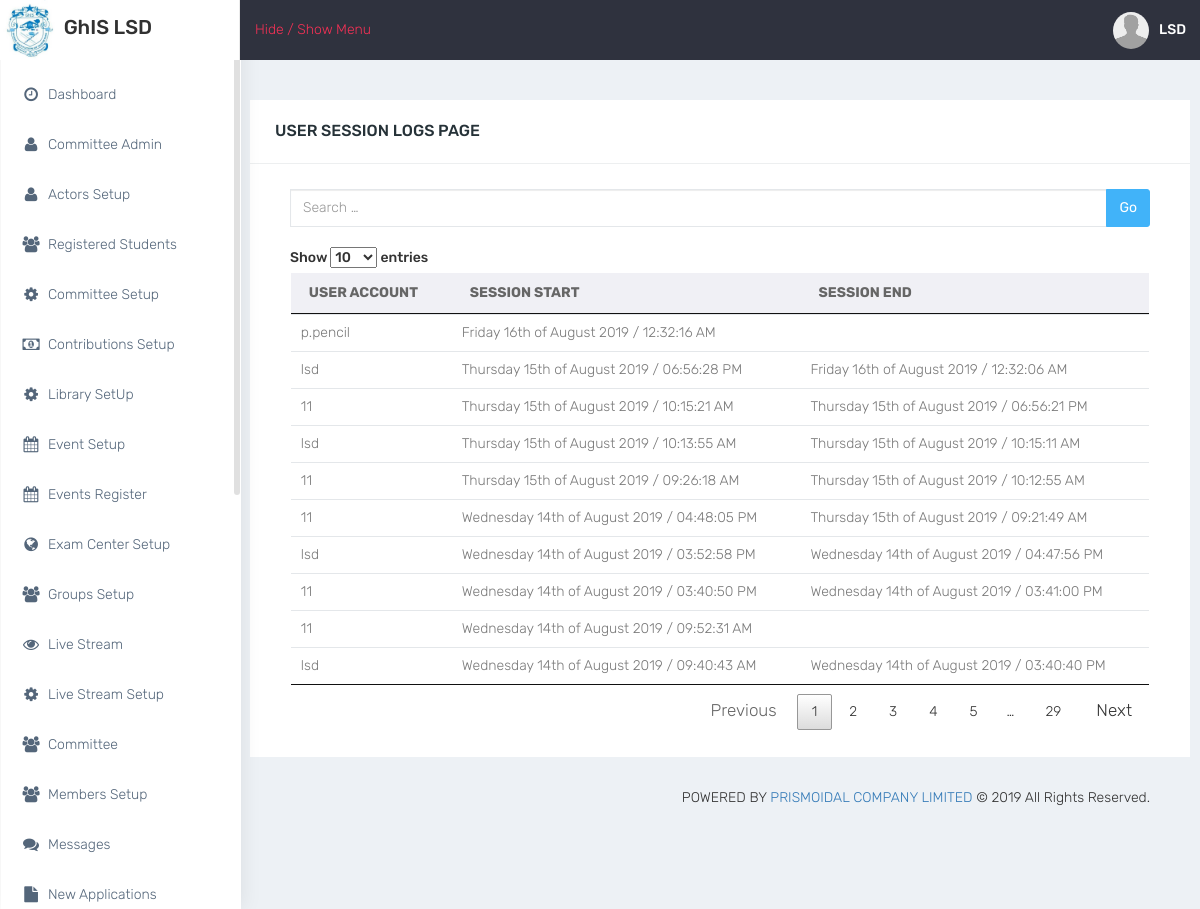
Screenshot of /pages/admin_session_logs.php (signed in) with the database file from the repository.
### tables this page shows
CREATE TABLE `users_session_log` (
  `users_session_log_id` int(11) NOT NULL,
  `user_id` int(11) NOT NULL,
  `session_start` varchar(100) NOT NULL,
  `session_end` varchar(100) NOT NULL,
  `division` int(11) NOT NULL
);

CREATE TABLE `users` (
  `user_id` int(11) NOT NULL,
  `account_type` varchar(100) NOT NULL,
  `account_type_id` int(11) NOT NULL,
  `account_stage` varchar(10) NOT NULL,
  `member_id` varchar(100) NOT NULL,
  `user_password` varchar(100) NOT NULL,
  `reset_password` varchar(10) NOT NULL,
  `group_id` varchar(10) NOT NULL,
  `school_id` int(11) NOT NULL,
  `status` varchar(10) NOT NULL,
  `division` varchar(50) NOT NULL,
  `user_login_status` varchar(20) NOT NULL,
  `record_hide` varchar(10) NOT NULL,
  `date_done` timestamp NOT NULL DEFAULT current_timestamp()
);

### pages/Classes/db/db.php (called while the page is built)
<?php
	class DbConnect{
		private $host = "localhost";
		private $dbname = "ghislsd_db";
		private $user = "root";
		private $password = "";
		public function connect(){
			try {
					$conn = new PDO("mysql:host=".$this->host."; dbname=".$this->dbname,$this->user,$this->password);
					$conn->setAttribute(PDO::ATTR_ERRMODE,PDO::ERRMODE_EXCEPTION);
					return $conn;
			} catch (PDOException $e) {
				echo "Database Error:".$e->getMessage();
			}
		}
	}
 ?>

### pages/Classes/SessionLogs.php (called while the page is built, shortened)
<?php
	class SessionLogs{
		private $table = "users_session_log";
		public function __construct(){
			require_once("db/db.php");
			$db = new DbConnect();
			$this->dbConn = $db->connect();
		}
			function get_session(){
				$sql = "SELECT user_id,session_start,session_end FROM $this->table WHERE division=:division ORDER BY users_session_log_id DESC";
				$stmt = $this->dbConn->prepare($sql);
				$stmt->bindParam(":division",$_SESSION['division']);
				if ($stmt->execute()) {
					$results = $stmt->fetchAll(PDO::FETCH_ASSOC);
					return $results;
				}
				else{
					die();
					}
			}
	}
 ?>

### pages/Classes/Users.php (called while the page is built, shortened)
<?php
	class Users{
		private $dbConn;
		private $table= "users";
		public function __construct(){
			require_once("db/db.php");
			$db = new DbConnect();
			$this->dbConn = $db->connect();
		}
			function get_userName($userId){
				$sql="SELECT member_id FROM $this->table WHERE user_id=:userId";
				$stmt = $this->dbConn->prepare($sql);
				$stmt->bindParam(":userId",$userId);
				if ($stmt->execute()) {
					$results = $stmt->fetch(PDO::FETCH_ASSOC);
					return $results["member_id"];
				}
				else{
					return false;
					}
			}
}
 ?>

### pages/admin_session_logs.php (the view, shortened to what this page needs)
<?php
      include("header.php");
      require_once("Classes/SessionLogs.php");
?>
<br>
<div class="row">
    <div class="panel panel-default">
        <div class="panel-heading">
             <div class="panel-title pull-left">USER SESSION LOGS PAGE</div>
            <div class="clearfix"></div>
        </div>
        <div class="panel-body">
            <div class="col-md-12">
                <div class="input-group">
                  <input type="text" name="search" class="form-control" placeholder="Search &hellip;" id="searchInput" autocomplete="off">
                  <span class="input-group-btn"><button type="button" class="btn btn-info">Go</button></span>
                </div>
            </div>
            <div class="col-md-12">
                <div class="table-responsive"><br>
                    <table class="table table-hover">
                        <thead>
                            <tr>
                                <th>USER ACCOUNT</th>
                                <th>SESSION START</th>
                                <th>SESSION END</th>
                            </tr>
                        </thead>
                        <tbody id="resultsDisplay">
                            <?php
                              $objusers = new Users;
                              $objSessionLogs = new SessionLogs;
                              $sessions = $objSessionLogs->get_session();
                              foreach ($sessions as $session) {
                                      echo "
                                          <tr >
                                            <td>".$objusers->get_userName($session["user_id"])."</td>
                                            <td>".$session["session_start"]."</td>
                                            <td>".$session["session_end"]."</td>
                                          </tr>
                                          ";
                              }
                             ?>
                        </tbody>
                    </table>
                </div>
            </div>
        </div>
    </div>
</div>
<?php include("footer.php");?>

### pages/css/colors/default.css (style rules this page uses)
body { background: #fff; }
#side-menu li a { color: #54667a; }
#side-menu li a { color: #54667a; border-left: 0px solid #fff; }
#side-menu > li > a { border-left: 3px solid transperant; }

### pages/css/datatables.css (style rules this page uses)
table.dataTable { width: 100%; margin: 0 auto; clear: both; border-collapse: separate; border-spacing: 0; }
table.dataTable thead th, table.dataTable tfoot th { font-weight: bold; }
table.dataTable thead th, table.dataTable thead td { padding: 10px 18px; border-bottom: 1px solid #111; }
table.dataTable tbody tr { background-color: #ffffff; }
table.dataTable tbody th, table.dataTable tbody td { padding: 8px 10px; }
table.dataTable.no-footer { border-bottom: 1px solid #111; }
table.dataTable, table.dataTable th, table.dataTable td { box-sizing: content-box; }

### rows the page displays
users_session_log: user.member_id "p.pencil", session_start "Friday 16th of August 2019 / 12:32:16 AM"
users_session_log: user.member_id "lsd", session_start "Thursday 15th of August 2019 / 06:56:28 PM", session_end "Friday 16th of August 2019 / 12:32:06 AM"
users_session_log: user.member_id "11", session_start "Thursday 15th of August 2019 / 10:15:21 AM", session_end "Thursday 15th of August 2019 / 06:56:21 PM"
users_session_log: user.member_id "lsd", session_start "Thursday 15th of August 2019 / 10:13:55 AM", session_end "Thursday 15th of August 2019 / 10:15:11 AM"
users_session_log: user.member_id "11", session_start "Thursday 15th of August 2019 / 09:26:18 AM", session_end "Thursday 15th of August 2019 / 10:12:55 AM"
users_session_log: user.member_id "11", session_start "Wednesday 14th of August 2019 / 04:48:05 PM", session_end "Thursday 15th of August 2019 / 09:21:49 AM"
users_session_log: user.member_id "lsd", session_start "Wednesday 14th of August 2019 / 03:52:58 PM", session_end "Wednesday 14th of August 2019 / 04:47:56 PM"
users_session_log: user.member_id "11", session_start "Wednesday 14th of August 2019 / 03:40:50 PM", session_end "Wednesday 14th of August 2019 / 03:41:00 PM"
users_session_log: user.member_id "11", session_start "Wednesday 14th of August 2019 / 09:52:31 AM"
users_session_log: user.member_id "lsd", session_start "Wednesday 14th of August 2019 / 09:40:43 AM", session_end "Wednesday 14th of August 2019 / 03:40:40 PM"

### other values shown
$objUsers->get_header_fullname($_SESSION["member_id"]) "LSD"
